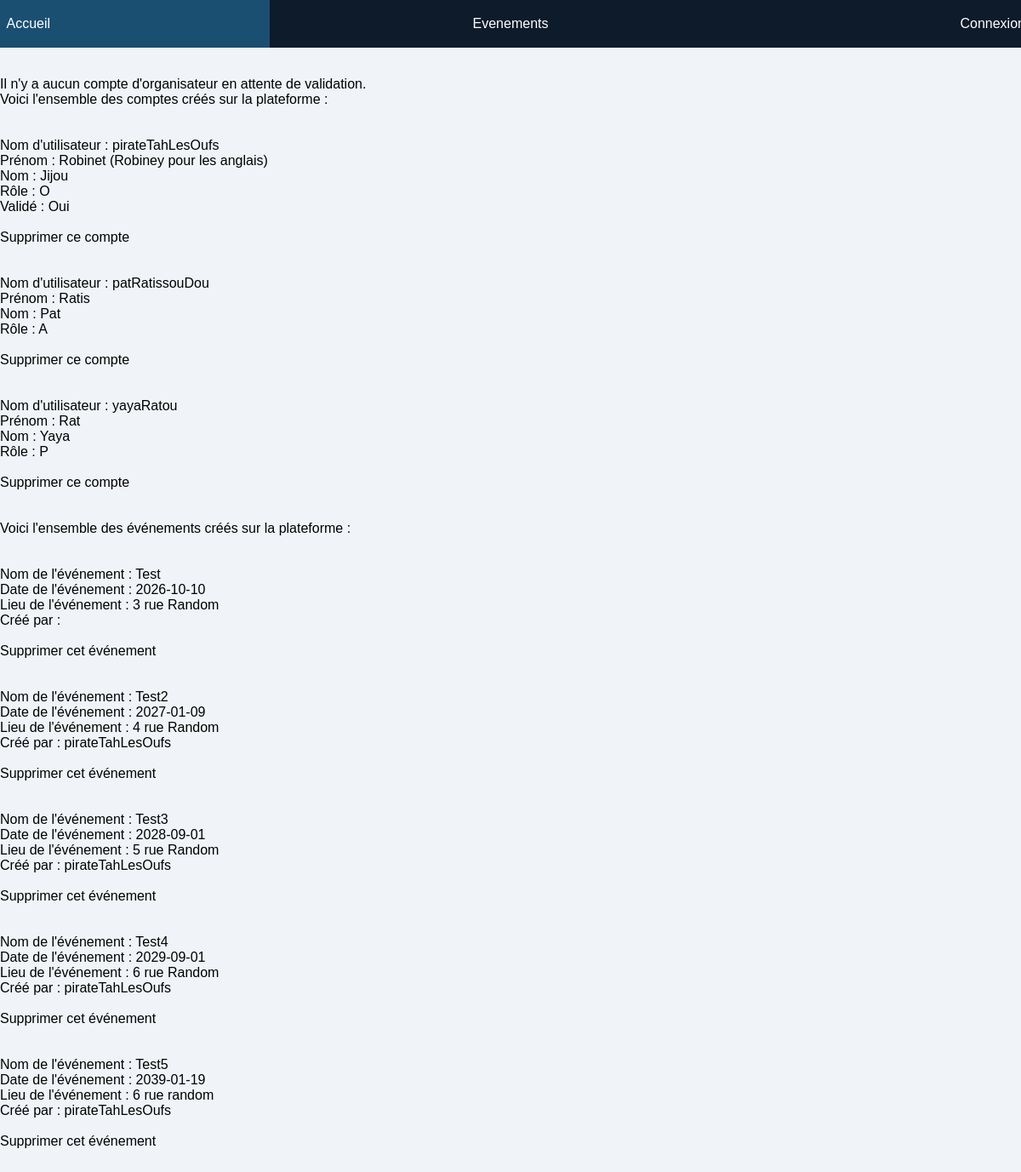
The app's page /admin_comptes.php with its own data.
### tables this page shows
CREATE TABLE IF NOT EXISTS `users` (
  `id` int NOT NULL AUTO_INCREMENT,
  `userRole` varchar(20) NOT NULL,
  `userValid` int NOT NULL,
  `nomUtil` varchar(30) NOT NULL,
  `mdp` varchar(255) NOT NULL,
  `nom` varchar(50) NOT NULL,
  `prenom` varchar(50) NOT NULL,
  PRIMARY KEY (`id`),
  UNIQUE KEY `nomUtil` (`nomUtil`),
  UNIQUE KEY `nomUtil_2` (`nomUtil`)
);

CREATE TABLE IF NOT EXISTS `evenements` (
  `id` int NOT NULL AUTO_INCREMENT,
  `titre` varchar(50) NOT NULL,
  `evenDescription` varchar(255) NOT NULL,
  `evenDate` date NOT NULL,
  `lieu` varchar(50) NOT NULL,
  `affiche` varchar(255) NOT NULL,
  `capacite` int NOT NULL,
  `nomUtilCrea` varchar(30) NOT NULL,
  PRIMARY KEY (`id`),
  UNIQUE KEY `titre` (`titre`),
  UNIQUE KEY `titre_2` (`titre`)
);

### admin_comptes.php (the view, shortened to what this page needs)
<?php include("connexion_BD.php"); ?>
<?php include("menu.php"); ?>
<?php
    if (isset($_GET["nomUtil"])) {
        $requeteValid = $bdd->prepare("UPDATE Users SET userValid = 1 WHERE (nomUtil = ? AND userRole = 'O')");
        $requeteValid->execute(array($_GET["nomUtil"]));
        header("Location: admin_comptes.php");
        exit;
    }
    else {
        $requeteValid = $bdd->prepare("SELECT * FROM Users WHERE (userValid = 0 AND userRole = 'O')");
        $requeteValid->execute();
        if ($reponseValid = $requeteValid->fetch()) {
            echo "Voici les comptes d'organisateurs en attente de validation :<br>";
            echo $reponseValid["nomUtil"] . "<a href='admin_comptes.php?nomUtil=" . $reponseValid["nomUtil"] . "'>Valider cet organisateur</a><br>";
        }
        else {
            echo "Il n'y a aucun compte d'organisateur en attente de validation. <br>";
        }
    }
    echo "Voici l'ensemble des comptes créés sur la plateforme :<br> <br> <br>";
    $requeteComptes = $bdd->prepare("SELECT * FROM Users");
    $requeteComptes->execute();
    while ($reponseComptes = $requeteComptes->fetch()) {
        echo "Nom d'utilisateur : " . $reponseComptes["nomUtil"] . "<br>";
        echo "Prénom : " . $reponseComptes["prenom"] . "<br>";
        echo "Nom : " . $reponseComptes["nom"] . "<br>";
        echo "Rôle : " . $reponseComptes["userRole"] . "<br>";
        if ($reponseComptes["userRole"] == "O") {
            echo "Validé : " . ($reponseComptes["userValid"] ? "Oui" : "Non") . "<br>";
        }
        echo "<a href='admin_comptes.php?nomUtil=" . $reponseComptes["nomUtil"] . "&amp;suppressionCompte=1'>Supprimer ce compte</a><br><br>";
    }
    echo "Voici l'ensemble des événements créés sur la plateforme :<br> <br> <br>";
    $requeteEvenements = $bdd->prepare("SELECT * FROM Evenements");
    $requeteEvenements->execute();
    while ($reponseEvenements = $requeteEvenements->fetch()) {
        echo "Nom de l'événement : " . $reponseEvenements["titre"] . "<br>";
        echo "Date de l'événement : " . $reponseEvenements["evenDate"] . "<br>";
        echo "Lieu de l'événement : " . $reponseEvenements["lieu"] . "<br>";
        echo "Créé par : " . $reponseEvenements["nomUtilCrea"] . "<br>";
        echo "<a href='admin_comptes.php?titreEven=" . $reponseEvenements["titre"] . "&amp;suppressionEvenement=1'>Supprimer cet événement</a><br><br>";
    }
?>

### menu.php (shortened to what this page needs)
 <!DOCTYPE html>
<html lang="fr">
<head>
    <link rel="stylesheet" href="index.css">
</head>
<body>
  <header>
<nav class="grid-container2 couleurbeige" id ="nav">
        <div class="nav0" ><a href="index.php"><p class="blanc">Accueil</p></a></div>
        <div class="nav1"><a href="evenements.php"><p class="blanc">Evenements</p></a></div>
        <?php if (!isset($_COOKIE["userRole"])) { ?>
            <div class="nav5"><a href="connexion.php"><p class="blanc">Connexion</p></a></div>
        <?php } ?>
</nav>
    </header>
</body>
</html>

### index.css (style rules this page uses)
body { background-color : #F0F4F8; font-family: Arial, sans-serif; overflow-x: hidden; max-width: 100%; max-width: 1800px; margin: 0 auto; }
.grid-container2 { display: flex; flex-direction: row; justify-content: space-around; align-items: center; position: fixed; top: 0; left:0%; transform: translateX(-50%); width: 1700px; z-index: 999; }
.couleurbeige { background-color: #0D1B2A; }
.nav0, .nav1, .nav2, .nav3, .nav4, .nav5, .nav7, .nav8 { flex: 0.5; text-align: center; padding: 3px; cursor: pointer; }
a { text-decoration: none; color: black; }
#nav { position: fixed; width: 1700px; margin: 0 auto; overflow: visible; cursor: pointer; left: 50%; transform: translateX(-50%); }
.blanc { color: white; }

### records on screen
users: nomUtil "pirateTahLesOufs", prenom "Robinet (Robiney pour les anglais)", nom "Jijou", userRole "O", shows "Validé :", userValid "Oui"
users: nomUtil "patRatissouDou", prenom "Ratis", nom "Pat", userRole "A"
users: nomUtil "yayaRatou", prenom "Rat", nom "Yaya", userRole "P"
evenements: titre "Test", evenDate "2026-10-10", lieu "3 rue Random"
evenements: titre "Test2", evenDate "2027-01-09", lieu "4 rue Random", nomUtilCrea "pirateTahLesOufs"
evenements: titre "Test3", evenDate "2028-09-01", lieu "5 rue Random", nomUtilCrea "pirateTahLesOufs"
evenements: titre "Test4", evenDate "2029-09-01", lieu "6 rue Random", nomUtilCrea "pirateTahLesOufs"
evenements: titre "Test5", evenDate "2039-01-19", lieu "6 rue random", nomUtilCrea "pirateTahLesOufs"
